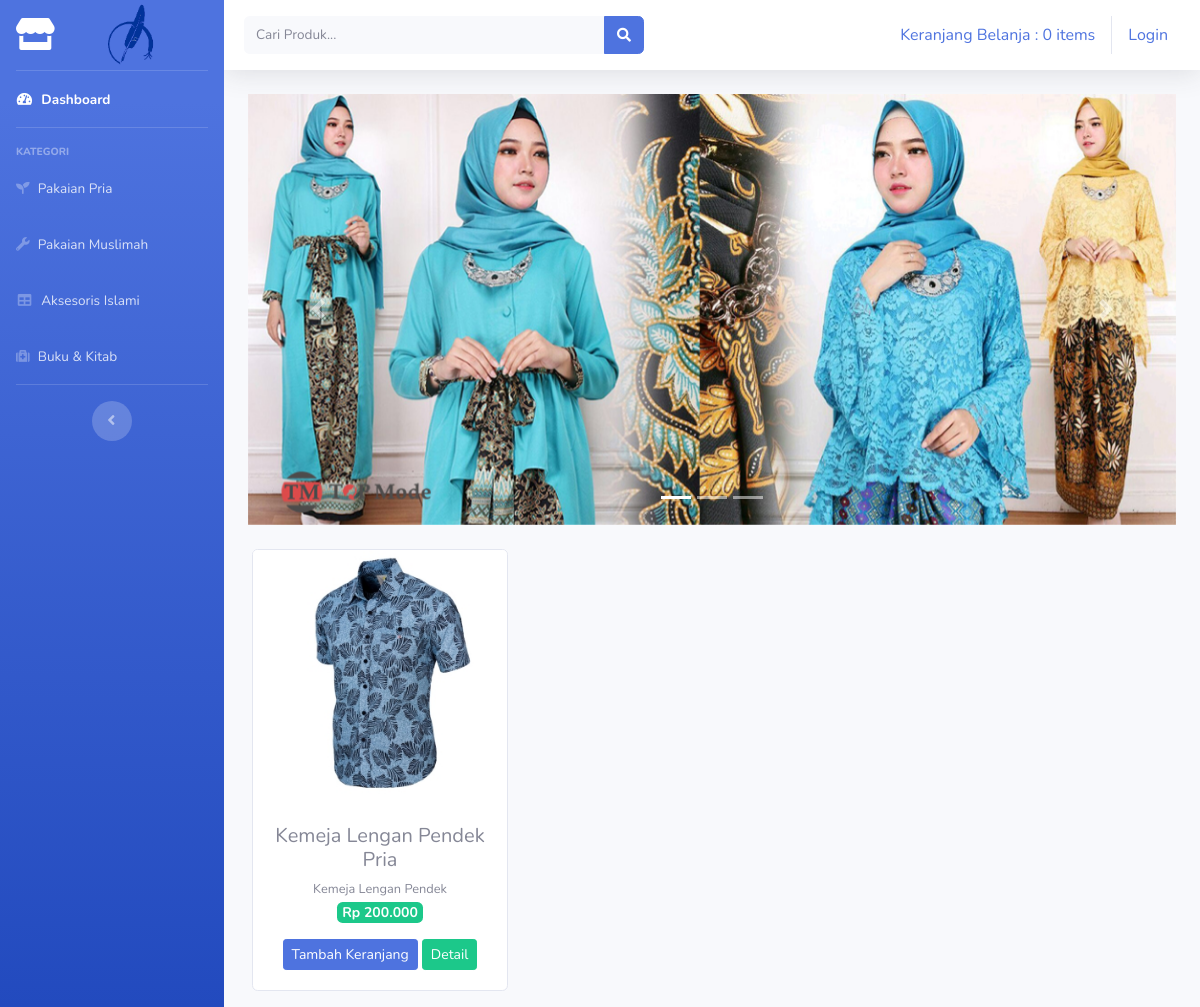
The page / on the database its author committed.
### tables this page shows
CREATE TABLE `tb_barang` (
  `id_barang` int(11) NOT NULL,
  `nama_barang` varchar(100) NOT NULL,
  `keterangan` text NOT NULL,
  `kategori` varchar(50) NOT NULL,
  `harga` int(11) NOT NULL,
  `stok` int(11) NOT NULL,
  `gambar` text NOT NULL,
  `detail` text NOT NULL
);

### application/controllers/Welcome.php (called while the page is built, shortened)
<?php
class Welcome extends CI_Controller {
	public function index()
	{
		$data['barang'] = $this->model_barang->tampil_data()->result();
		$this->load->view('templates/header');
		$this->load->view('templates/sidebar');
		$this->load->view('dashboard', $data);
		$this->load->view('templates/footer');
	}
}

### index.php (called while the page is built, shortened)
<?php
require_once BASEPATH.'core/CodeIgniter.php';

### application/models/model_barang.php (called while the page is built, shortened)
<?php
    class Model_barang extends CI_Model{
        public function tampil_data() {
            return $this->db->get('tb_barang');
        }
    }
?>

### application/views/dashboard.php (the view, shortened to what this page needs)
<div class="container-fluid">
    <div id="carouselExampleIndicators" class="carousel slide" data-ride="carousel">
        <ol class="carousel-indicators">
            <li data-target="#carouselExampleIndicators" data-slide-to="0" class="active"></li>
            <li data-target="#carouselExampleIndicators" data-slide-to="1"></li>
            <li data-target="#carouselExampleIndicators" data-slide-to="2"></li>
        </ol>
        <div class="carousel-inner">
            <div class="carousel-item active">
                <img class="d-block w-100" src="<?php echo base_url('assets/img/slider-1.jpg') ?>" alt="First slide">
            </div>
        </div>
        <a class="carousel-control-prev" href="#carouselExampleIndicators" role="button" data-slide="prev">
            <span class="carousel-control-prev-icon" aria-hidden="true"></span>
        </a>
        <a class="carousel-control-next" href="#carouselExampleIndicators" role="button" data-slide="next">
            <span class="carousel-control-next-icon" aria-hidden="true"></span>
        </a>
    </div>
        <div id="container">
            <div class="row text-center mt-4">
                <?php foreach ($barang as $brg) : ?>
                    <div class="card ml-3 mb-3" style="width: 16rem;">
                        <img class="card-img-top" src="<?php echo base_url() . '/upload/' . $brg->gambar ?>" alt="Card image cap" class="card-img-top">
                        <div class="card-body">
                            <h5 class="card-title mb-1"><?php echo $brg->nama_barang ?></h5>
                            <small><?php echo $brg->keterangan ?></small> <br>
                            <span class="badge badge-success mb-3" style="font-size: 14px;">Rp <?php echo number_format($brg->harga, 0, ',', '.')  ?> </span><br>
                            <?php echo anchor('dashboard/tambah_keranjang/' . $brg->id_barang, '<div class="btn btn-sm btn-primary">Tambah Keranjang</div>') ?>
                            <?php echo anchor('welcome/detail/' . $brg->id_barang, '<div class="btn btn-sm btn-success">Detail</div>') ?>
                        </div>
                    </div>
                <?php endforeach ?>
            </div>
        </div>
    </div>

### application/views/templates/header.php (shortened to what this page needs)
<!DOCTYPE html>
<html lang="en">
<head>
    <link rel="stylesheet" href="https://stackpath.bootstrapcdn.com/bootstrap/4.3.1/css/bootstrap.min.css">
    <link href="<?php echo base_url() ?>assets/vendor/fontawesome-free/css/all.min.css" rel="stylesheet" type="text/css">
    <link href="<?php echo base_url() ?>assets/css/sb-admin-2.min.css" rel="stylesheet">
</head>
<body>
    <div id="rounded">
    </div>
</body>

### application/views/templates/sidebar.php (shortened to what this page needs)
<head>
<body>
    <div id="rounded">
    </div>
</body>
</head>
<body id="page-top">
    <div id="wrapper">
        <ul class="navbar-nav bg-gradient-primary sidebar sidebar-dark accordion" id="accordionSidebar">
            <a class="sidebar-brand d-flex align-items-center justify-content-center" href="<?php echo base_url('') ?>">
                <div class="sidebar-brand-icon">
                    <i class="fas fa-store"></i>
                </div>
                <div class="sidebar-brand-text mx-3"><img src="assets/img/logo.png" alt="" width="100%"></div>
            </a>
            <hr class="sidebar-divider my-0">
            <li class="nav-item active">
                <a class="nav-link" href="<?php echo base_url('welcome') ?>">
                    <i class="fas fa-fw fa-tachometer-alt"></i>
                    <span>Dashboard</span></a>
            </li>
            <hr class="sidebar-divider">
            <div class="sidebar-heading">
                Kategori
            </div>
            <li class="nav-item">
                <a class="nav-link" href="<?php echo base_url('kategori/pria') ?>">
                    <i class="fas fa-seedling"></i>
                    <span>Pakaian Pria</span></a>
            </li>
            <li class="nav-item">
                <a class="nav-link" href="<?php echo base_url('kategori/wanita') ?>">
                    <i class="fa fa-wrench" aria-hidden="true"></i>
                    <span>Pakaian Muslimah</span></a>
            </li>
            <li class="nav-item">
                <a class="nav-link" href="<?php echo base_url('kategori/aksesoris') ?>">
                    <i class="fas fa-fw fa-table"></i>
                    <span>Aksesoris Islami</span></a>
            </li>
            <li class="nav-item">
                <a class="nav-link" href="<?php echo base_url('kategori/buku') ?>">
                    <i class="fa fa-medkit" aria-hidden="true"></i>
                    <span>Buku & Kitab</span></a>
            </li>
            <hr class="sidebar-divider d-none d-md-block">
            <div class="text-center d-none d-md-inline">
                <button class="rounded-circle border-0" id="sidebarToggle"></button>
            </div>
        </ul>
        <div id="content-wrapper" class="d-flex flex-column">
            <div id="content">
                <nav class="navbar navbar-expand navbar-light bg-white topbar mb-4 static-top shadow">
                    <?php $attributes = array('class' => 'row'); ?>
                    <?php echo form_open('SearchController/search', $attributes); ?>
                    <div class="input-group form-inline mr-auto ml-md-3 my-2 my-md-0 mw-100 navbar-search">
                        <input type="text" name="keyword" class="form-control bg-light border-0 small" placeholder="Cari Produk...">
                        <div class="input-group-append">
                            <button type="submit" class="btn btn-primary">
                                <i class="fas fa-search fa-sm"></i>
                            </button>
                            <?php echo form_close() ?>
                        </div>
                    </div>
                    <ul class="navbar-nav ml-auto">
                        <div class="navbar">
                            <ul class="nav navbar-nav navbar-right">
                                <li>
                                    <?php
                                    $keranjang  = 'Keranjang Belanja : ' . $this->cart->total_items() . ' items'
                                    ?>
                                    <?php echo anchor('dashboard/detail_keranjang', $keranjang) ?>
                                </li>
                            </ul>
                            <ul class="na navbar-nav navbar-right">
                                <?php
                                if ($this->session->userdata('username')) { ?>
                                    <li>
                                        <div>Selamat Datang <?php echo $this->session->userdata('username') ?></div>
                                    </li>
                                    <li class="ml-2"><?php echo anchor('auth/logout', 'Logout')  ?></li>
                                <?php } else { ?>
                                    <li><?php echo anchor('auth/login', 'Login'); ?></li>
                                <?php } ?>
                            </ul>
                        </div>
                    </ul>

### application/views/templates/footer.php (shortened to what this page needs)
<head>
<body>
    <div id="rounded">
    </div>
</body>
</body>
</html>

### application/views/templates/header.php (style rules this page uses)
body { background-color: #efefef !important }
#rounded { position: absolute; top: 50%; left: 50%; transform: translate(-50%, -50%); width: 120px; height: 120px; }

### application/views/templates/sidebar.php (style rules this page uses)
body { background-color: #efefef !important }
#rounded { position: absolute; top: 50%; left: 50%; transform: translate(-50%, -50%); width: 120px; height: 120px; }

### application/views/templates/footer.php (style rules this page uses)
body { background-color: #efefef !important }
#rounded { position: absolute; top: 50%; left: 50%; transform: translate(-50%, -50%); width: 120px; height: 120px; }

### rows shown on the page
tb_barang: gambar (picture), nama_barang "Kemeja Lengan Pendek Pria", keterangan "Kemeja Lengan Pendek", harga "200.000", id_barang "Tambah Keranjang", id_barang "Detail"

### other values the page prints
anchor('dashboard/detail_keranjang', $keranjang) "Keranjang Belanja : 0 items"
anchor('auth/login', 'Login') "Login"
